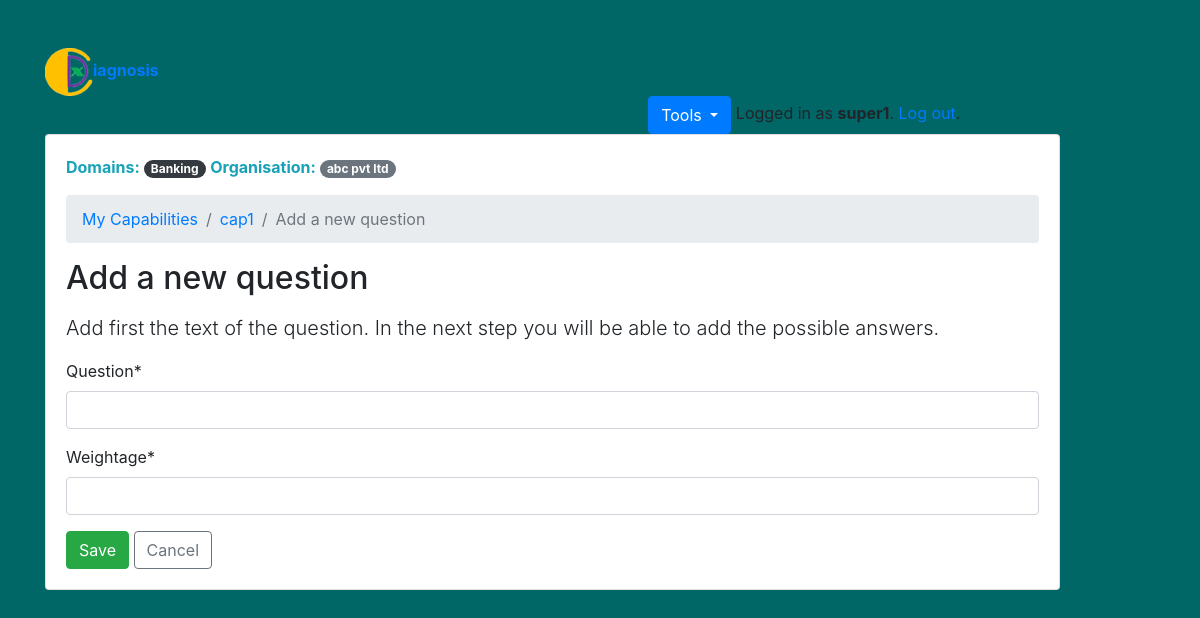
Page /cxsuperuser/capability/1/question/add/ (signed in) on the committed database.
### cxdiagnosis/models.py (models this page shows, shortened)
class User(AbstractUser):
    is_clientuser = models.BooleanField(default=False)
    is_csguser = models.BooleanField(default=False)
    is_cxsuperuser = models.BooleanField(default=False)
    change_pass = models.BooleanField(default=False)

class CxSuperUser(models.Model):
    user = models.OneToOneField(User, on_delete=models.CASCADE, primary_key=True)
    domains = models.ForeignKey(Domain, on_delete=models.SET_NULL, null=True)
    organisations = models.ForeignKey(Organisation, on_delete=models.SET_NULL, null=True)

class Domain(models.Model):
    name = models.CharField(max_length=30)
    def __str__(self):
        return self.name

class Organisation(models.Model):
    name = models.CharField(max_length=50)
    def __str__(self):
        return self.name

class Capability(models.Model):
    owner = models.ForeignKey(User, on_delete=models.CASCADE, related_name='capabilities')
    name = models.CharField(max_length=255)

### cxdiagnosis/views/cxsuperuser.py (the view)
# urls.py: path('capability/<int:pk>/question/add/', cxsuperuser.question_add, name='question_add'),
@login_required
@cxsuperuser_required
def question_add(request, pk):
    capability = get_object_or_404(Capability, pk=pk, owner=request.user)
    if request.method == 'POST':
        form = QuestionForm(request.POST)
        if form.is_valid():
            question = form.save(commit=False)
            question.capability = capability
            question.save()
            messages.success(request, 'You may now add answers/options to the question.')
            return redirect('cxsuperuser:question_change', capability.pk, question.pk )
    else:
        form = QuestionForm()
    return render(request, 'cxsuperuser/question_add_form.html', {'capability': capability, 'form': form})

### cxdiagnosis/forms.py
class QuestionForm(forms.ModelForm):
    weightage = forms.FloatField(required=True)
    class Meta:
        model = Question
        fields = ('text', 'weightage', )

### cxdiagnosis/templates/cxsuperuser/question_add_form.html (shortened to what this page needs)
{% extends 'base.html' %}
{% load crispy_forms_tags %}
{% block content %}
  {% if user.change_pass %}
    <a href="{% url 'change_password' %}">Required change password</a>
  {% else %}
    {% include 'cxsuperuser/_header.html' with active='new' %}
    <nav aria-label="breadcrumb">
      <ol class="breadcrumb">
        <li class="breadcrumb-item"><a href="{% url 'cxsuperuser:cx_su_update_list_capability' %}">My Capabilities</a></li>
        <li class="breadcrumb-item"><a href="{% url 'cxsuperuser:cx_su_update_capability' capability.pk %}">{{ capability.name }}</a></li>
        <li class="breadcrumb-item active" aria-current="page">Add a new question</li>
      </ol>
    </nav>
    <h2 class="mb-3">Add a new question</h2>
    <p class="lead">Add first the text of the question. In the next step you will be able to add the possible answers.</p>
    <form method="post" novalidate>
      {{ form|crispy }}
      <button type="submit" class="btn btn-success">Save</button>
      <a href="{% url 'cxsuperuser:cx_su_update_capability' capability.pk %}" class="btn btn-outline-secondary" role="button">Cancel</a>
    </form>
  {% endif %}
{% endblock %}

### templates/base.html (shortened to what this page needs)
{% load static %}<!DOCTYPE html>
<html lang="en">
  <head>
    <link rel="stylesheet" href="https://maxcdn.bootstrapcdn.com/bootstrap/4.0.0/css/bootstrap.min.css">
    <link rel="stylesheet" type="text/css" href="{% static 'css/cxdiagnosis.css' %}">
    {% if user.is_authenticated %}
      {% if user.is_clientuser %}
        <link rel="stylesheet" type="text/css" href="{% static 'css/clientuser.css' %}">
      {% elif user.is_csguser %}
        <link rel="stylesheet" type="text/css" href="{% static 'css/csguser.css' %}">
      {% elif user.is_cxsuperuser %}
        <link rel="stylesheet" type="text/css" href="{% static 'css/cxsuperuser.css' %}">
      {% endif %}
    {% endif %}
  </head>
  <body>
    <div class="container my-5">
      <div class="row justify-content-center">
        <div class="col-xs-5 col-sm-7 col-md-10 col-lg-12">
          <div class="row">
            <div class="col-xs-4 col-sm-6 col-md-9 col-lg-11">
              <a href="{% url 'home' %}">
                <span><img src="{% static "img/cxicon.ico" %}" alt="Cx Diagnosis"><b>iagnosis</b></span>
              </a>
              {% if user.is_authenticated %}
                <div class="text-right col-xs-4 col-sm-6 col-md-9 col-lg-11">
                {% if not user.change_pass %}
                  {% if not user.is_cxsuperuser %}
                  <div class="btn-group">
                    <button type="button" class="btn btn-primary dropdown-toggle" data-toggle="dropdown">
                      Tools
                    </button>
                    <div class="dropdown-menu">
                      <a class="dropdown-item" href="{% url 'change_password' %}">change password</a>
                    </div>
                  </div>
                {% elif user.is_cxsuperuser %}
                    <div class="btn-group">
                      <button type="button" class="btn btn-primary dropdown-toggle" data-toggle="dropdown">
                        Tools
                      </button>
                    </div>
                  {% endif %}
                {% endif %}
                Logged in as <strong>{{ user.username }}</strong>. <a href="{% url 'logout' %}">Log out</a>.
              </div>
              {% endif %}
              <div class="card mb-3">
                <div class="card-body">
                  {% block content %}
                  {% endblock %}
                </div>
              </div>
            </div>
          </div>
        </div>
      </div>
    </div>
  </body>
</html>

### cxdiagnosis/templates/cxsuperuser/_header.html
<p class="text-info">
  <strong>Domains: </strong><span class="badge badge-pill badge-dark"> {{ user.cxsuperuser.domains }}</span>
  <strong>Organisation: </strong><span class="badge badge-pill badge-secondary"> {{ user.cxsuperuser.organisations }}</span>
</p>

### static/css/cxdiagnosis.css (style rules this page uses)
body { background-color: #868A0C; }

### static/css/cxsuperuser.css (style rules this page uses)
body { background-color: #006666; }

### rows in the picture
User: username "super1", cxsuperuser.domains "Banking", cxsuperuser.organisations "abc pvt ltd"
Capability: name "cap1"
